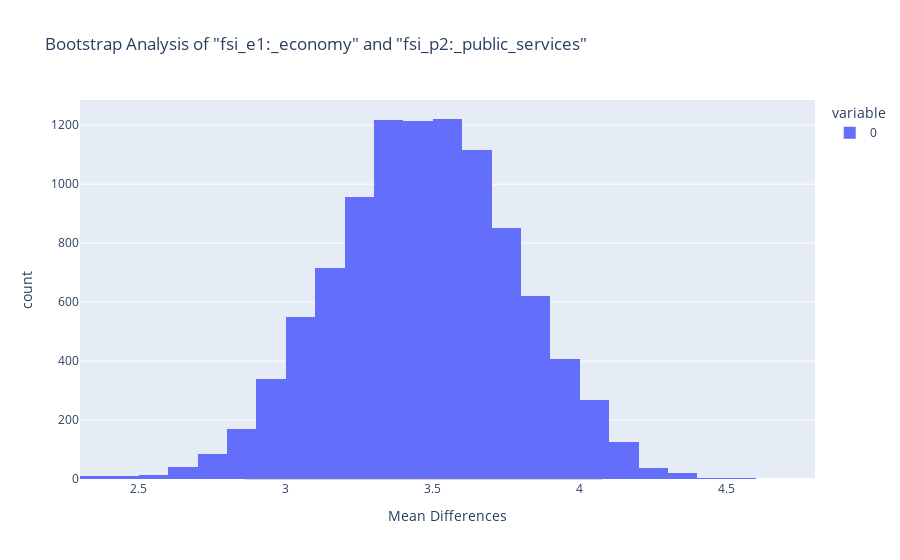

The code cell stored with this chart in its notebook:
### Markdown cell above
#### Summary:
> In this analysis, a 95% confidence interval was computed to assess the difference in economic inequality between countries with high and low scores on the "Human Flight and Brain Drain" indicator. The confidence interval ranged from -0.462 to 1.768. The observed mean difference in economic inequality between these two groups of countries was 0.635. 
The p-value obtained was 0.495, suggesting that there is no statistically significant difference in economic inequality between countries with high and low scores on the "Human Flight and Brain Drain" indicator. This means that the observed mean difference is not significantly different from what we would expect to see by random chance alone.
In summary, the data does not provide strong evidence to conclude that there is a significant difference in economic inequality between these two groups of countries based on the "Human Flight and Brain Drain" indicator.

### Code cell
# Filter the dataset based on "fsi_e1:_economy" criteria.
subset_data = df_indicators[df_indicators['fsi_e1:_economy'] >= 8.0]

# Create a dataset with countries that do not meet the specified criteria.
remaining_data = df_indicators[df_indicators['fsi_e1:_economy'] < 8.0]

# Define the number of bootstrap samples to generate.
n_samples = 10000

# Initialize an array to store the differences in means.
mean_differences = np.empty(n_samples)

# Perform bootstrapping to analyze differences in "fsi_p2:_public_services."
for i in range(n_samples):
    # Generate bootstrap samples for both the subset and remaining data separately.
    subset_sample = np.random.choice(subset_data['fsi_p2:_public_services'], len(subset_data), replace=True)
    remaining_sample = np.random.choice(remaining_data['fsi_p2:_public_services'], len(remaining_data), replace=True)
    mean_differences[i] = np.mean(subset_sample) - np.mean(remaining_sample)

# Calculate the 95% confidence interval for the differences in means.
confidence_interval = np.percentile(mean_differences, [2.5, 97.5])

# Calculate the observed mean difference between the subset and remaining data.
observed_mean_difference = np.mean(subset_data['fsi_p2:_public_services']) - np.mean(remaining_data['fsi_p2:_public_services'])

# Calculate the p-value for the observed mean difference.
p_value = np.mean(mean_differences >= observed_mean_difference)

# Print the results.

# Create a histogram plot with annotations.
fig = px.histogram(mean_differences, nbins=30, labels={'value': 'Mean Differences'}, title='Bootstrap Analysis of "fsi_e1:_economy" and "fsi_p2:_public_services"')

# Add a vertical line for the observed mean difference.
fig.add_shape(
    type='line',
    x0=observed_mean_difference,
    x1=observed_mean_difference,
    y0=0,
    y1=0.2,  # Adjust the value for the y-range
    line=dict(color='red', width=2, dash='dash')
)

# Add shaded regions for the confidence interval.
fig.add_shape(
    type='rect',
    x0=confidence_interval[0],
    x1=confidence_interval[1],
    y0=0,
    y1=0.2,  # Adjust the value for the y-range
    line=dict(color='gray'),
    fillcolor='gray',
    opacity=0.3
)

# Show the plot.
fig.show()

### Figure 1 — Plotly figure (JSON) as saved in the notebook; plotly's stock layout.template omitted (floating-point values rounded to 4 significant figures; data arrays with more than 128 entries replaced by an {"elided": "..."} marker saying what was removed)
{"data": [{"alignmentgroup": "True", "bingroup": "x", "hovertemplate": "variable=0<br>Mean Differences=%{x}<br>count=%{y}<extra></extra>", "legendgroup": "0", "marker": {"color": "#636efa", "pattern": {"shape": ""}}, "name": "0", "nbinsx": 30, "offsetgroup": "0", "orientation": "v", "showlegend": true, "type": "histogram", "x": {"elided": "10000 float values"}, "xaxis": "x", "yaxis": "y"}], "layout": {"barmode": "relative", "legend": {"title": {"text": "variable"}, "tracegroupgap": 0}, "shapes": [{"line": {"color": "red", "dash": "dash", "width": 2}, "type": "line", "x0": 3.471, "x1": 3.471, "y0": 0, "y1": 0.2}, {"fillcolor": "gray", "line": {"color": "gray"}, "opacity": 0.3, "type": "rect", "x0": 2.864, "x1": 4.073, "y0": 0, "y1": 0.2}], "title": {"text": "Bootstrap Analysis of \"fsi_e1:_economy\" and \"fsi_p2:_public_services\""}, "xaxis": {"anchor": "y", "domain": [0, 1], "title": {"text": "Mean Differences"}}, "yaxis": {"anchor": "x", "domain": [0, 1], "title": {"text": "count"}}}}
